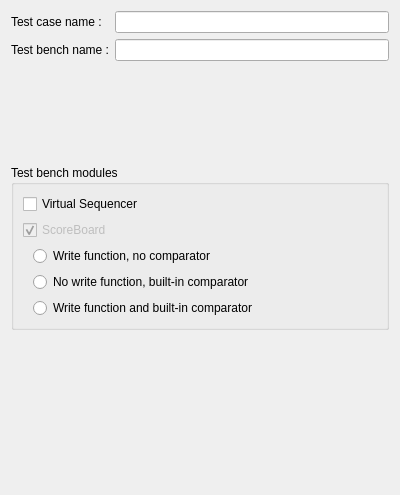
<?xml version="1.0" encoding="UTF-8"?>
<ui version="4.0">
 <class>EnvDialogView</class>
 <widget class="QWidget" name="EnvDialogView">
  <property name="geometry">
   <rect>
    <x>0</x>
    <y>0</y>
    <width>400</width>
    <height>495</height>
   </rect>
  </property>
  <property name="windowTitle">
   <string>Form</string>
  </property>
  <layout class="QVBoxLayout" name="verticalLayout">
   <item>
    <layout class="QFormLayout" name="formLayout">
     <property name="fieldGrowthPolicy">
      <enum>QFormLayout::AllNonFixedFieldsGrow</enum>
     </property>
     <item row="0" column="0">
      <widget class="QLabel" name="label_2">
       <property name="text">
        <string>Test case name : </string>
       </property>
      </widget>
     </item>
     <item row="0" column="1">
      <widget class="QLineEdit" name="testcase"/>
     </item>
     <item row="1" column="0">
      <widget class="QLabel" name="label_3">
       <property name="text">
        <string>Test bench name :</string>
       </property>
      </widget>
     </item>
     <item row="1" column="1">
      <widget class="QLineEdit" name="testbench"/>
     </item>
    </layout>
   </item>
   <item>
    <widget class="QGroupBox" name="groupBox">
     <property name="title">
      <string>Test bench modules</string>
     </property>
     <layout class="QVBoxLayout" name="verticalLayout_2">
      <item>
       <widget class="QCheckBox" name="sequencer">
        <property name="enabled">
         <bool>true</bool>
        </property>
        <property name="toolTip">
         <string/>
        </property>
        <property name="text">
         <string>Virtual Sequencer</string>
        </property>
        <property name="checked">
         <bool>false</bool>
        </property>
       </widget>
      </item>
      <item>
       <widget class="QCheckBox" name="scoreboard">
        <property name="enabled">
         <bool>false</bool>
        </property>
        <property name="toolTip">
         <string>Check this box if this test bench 
contains a scoreboard, 
used by the verification component
 to centralise their result. 
Adding a scoreboard in a 
test bench will automatically 
link it with all the test bench's 
verification components.</string>
        </property>
        <property name="text">
         <string>ScoreBoard</string>
        </property>
        <property name="checked">
         <bool>true</bool>
        </property>
       </widget>
      </item>
      <item>
       <layout class="QHBoxLayout" name="horizontalLayout">
        <item>
         <spacer name="horizontalSpacer">
          <property name="orientation">
           <enum>Qt::Horizontal</enum>
          </property>
          <property name="sizeType">
           <enum>QSizePolicy::Maximum</enum>
          </property>
          <property name="sizeHint" stdset="0">
           <size>
            <width>10</width>
            <height>20</height>
           </size>
          </property>
         </spacer>
        </item>
        <item>
         <widget class="QRadioButton" name="radioButtonComparator0">
          <property name="text">
           <string>Write function, no comparator</string>
          </property>
         </widget>
        </item>
       </layout>
      </item>
      <item>
       <layout class="QHBoxLayout" name="horizontalLayout_2">
        <item>
         <spacer name="horizontalSpacer_2">
          <property name="orientation">
           <enum>Qt::Horizontal</enum>
          </property>
          <property name="sizeType">
           <enum>QSizePolicy::Maximum</enum>
          </property>
          <property name="sizeHint" stdset="0">
           <size>
            <width>10</width>
            <height>20</height>
           </size>
          </property>
         </spacer>
        </item>
        <item>
         <widget class="QRadioButton" name="radioButtonComparator1">
          <property name="text">
           <string>No write function, built-in comparator</string>
          </property>
         </widget>
        </item>
       </layout>
      </item>
      <item>
       <layout class="QHBoxLayout" name="horizontalLayout_3">
        <item>
         <spacer name="horizontalSpacer_3">
          <property name="orientation">
           <enum>Qt::Horizontal</enum>
          </property>
          <property name="sizeType">
           <enum>QSizePolicy::Maximum</enum>
          </property>
          <property name="sizeHint" stdset="0">
           <size>
            <width>10</width>
            <height>20</height>
           </size>
          </property>
         </spacer>
        </item>
        <item>
         <widget class="QRadioButton" name="radioButtonComparator2">
          <property name="text">
           <string>Write function and built-in comparator</string>
          </property>
         </widget>
        </item>
       </layout>
      </item>
     </layout>
    </widget>
   </item>
   <item>
    <widget class="NameList" name="vcs" native="true"/>
   </item>
  </layout>
 </widget>
 <customwidgets>
  <customwidget>
   <class>NameList</class>
   <extends>QWidget</extends>
   <header>namelist.h</header>
   <container>1</container>
  </customwidget>
 </customwidgets>
 <resources/>
 <connections/>
</ui>
